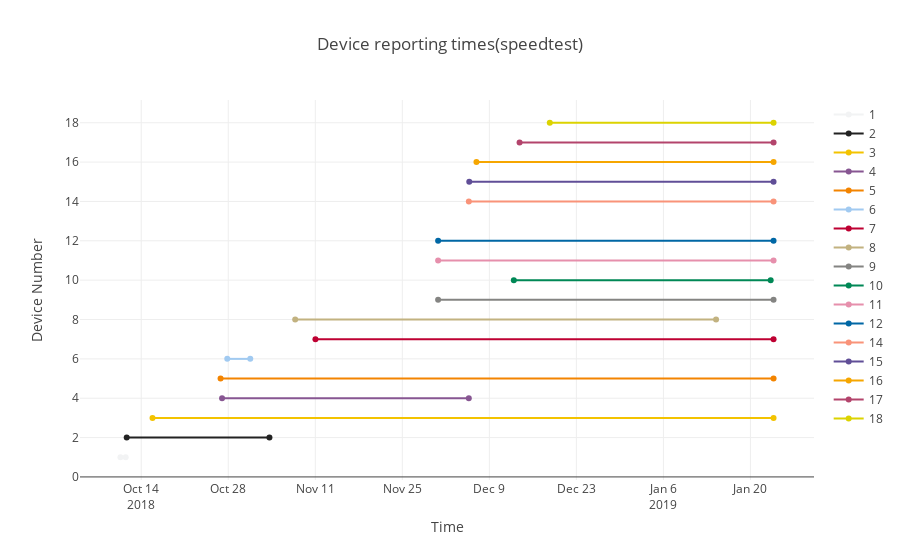

Notebook code cell kept with this figure:
### Code cell
print("Speedtest reporting times:")
data=[]
for i in range(len(device_numbers)):
    try:
        result_upload_first[i] = dateutil.parser.parse(result_upload_first[i]).strftime('%Y-%m-%d %H:%M:%S')
    except:
        result_upload_first[i]=None
    try:    
        result_upload_last[i] = dateutil.parser.parse(result_upload_last[i]).strftime('%Y-%m-%d %H:%M:%S')
    except:
        result_upload_last[i]=None
    print("Device: ", device_numbers[i],"  was reporting from ", result_upload_first[i], " to ",result_upload_last[i])
    trace = go.Scatter(x=[result_upload_first[i],result_upload_last[i]],y=[device_numbers[i],device_numbers[i]], 
                       name = device_numbers[i],marker=dict(color=colors[i]))
    data.append(trace)
layout = dict(title = "Device reporting times(speedtest)",xaxis=dict(title="Time"),
        yaxis=dict(title="Device Number"))
fig = go.Figure(data=data, layout=layout)
iplot(fig)

### Figure 1 — Plotly figure (JSON) as saved in the notebook; plotly's stock layout.template omitted (floating-point values rounded to 4 significant figures)
{"data": [{"marker": {"color": "#F2F3F4"}, "name": 1, "type": "scatter", "x": ["2018-10-10 15:45:43", "2018-10-11 12:00:09"], "y": [1, 1]}, {"marker": {"color": "#222222"}, "name": 2, "type": "scatter", "x": ["2018-10-11 15:55:58", "2018-11-03 15:00:12"], "y": [2, 2]}, {"marker": {"color": "#F3C300"}, "name": 3, "type": "scatter", "x": ["2018-10-15 19:36:18", "2019-01-23 17:12:12"], "y": [3, 3]}, {"marker": {"color": "#875692"}, "name": 4, "type": "scatter", "x": ["2018-10-27 00:03:48", "2018-12-05 16:36:12"], "y": [4, 4]}, {"marker": {"color": "#F38400"}, "name": 5, "type": "scatter", "x": ["2018-10-26 18:18:08", "2019-01-23 17:12:05"], "y": [5, 5]}, {"marker": {"color": "#A1CAF1"}, "name": 6, "type": "scatter", "x": ["2018-10-27 20:12:15", "2018-10-31 13:00:10"], "y": [6, 6]}, {"marker": {"color": "#BE0032"}, "name": 7, "type": "scatter", "x": ["2018-11-11 00:36:13", "2019-01-23 17:12:08"], "y": [7, 7]}, {"marker": {"color": "#C2B280"}, "name": 8, "type": "scatter", "x": ["2018-11-07 18:22:07", "2019-01-14 11:12:13"], "y": [8, 8]}, {"marker": {"color": "#848482"}, "name": 9, "type": "scatter", "x": ["2018-11-30 18:12:12", "2019-01-23 17:12:07"], "y": [9, 9]}, {"marker": {"color": "#008856"}, "name": 10, "type": "scatter", "x": ["2018-12-12 22:29:40", "2019-01-23 06:06:09"], "y": [10, 10]}, {"marker": {"color": "#E68FAC"}, "name": 11, "type": "scatter", "x": ["2018-11-30 18:12:09", "2019-01-23 17:12:02"], "y": [11, 11]}, {"marker": {"color": "#0067A5"}, "name": 12, "type": "scatter", "x": ["2018-11-30 18:12:06", "2019-01-23 17:12:09"], "y": [12, 12]}, {"marker": {"color": "#F99379"}, "name": 14, "type": "scatter", "x": ["2018-12-05 16:48:41", "2019-01-23 17:12:14"], "y": [14, 14]}, {"marker": {"color": "#604E97"}, "name": 15, "type": "scatter", "x": ["2018-12-05 18:23:59", "2019-01-23 17:12:04"], "y": [15, 15]}, {"marker": {"color": "#F6A600"}, "name": 16, "type": "scatter", "x": ["2018-12-06 22:12:11", "2019-01-23 17:12:13"], "y": [16, 16]}, {"marker": {"color": "#B3446C"}, "name": 17, "type": "scatter", "x": ["2018-12-13 20:42:08", "2019-01-23 17:12:04"], "y": [17, 17]}, {"marker": {"color": "#DCD300"}, "name": 18, "type": "scatter", "x": ["2018-12-18 17:18:33", "2019-01-23 17:12:08"], "y": [18, 18]}], "layout": {"title": "Device reporting times(speedtest)", "xaxis": {"title": "Time"}, "yaxis": {"title": "Device Number"}}}
